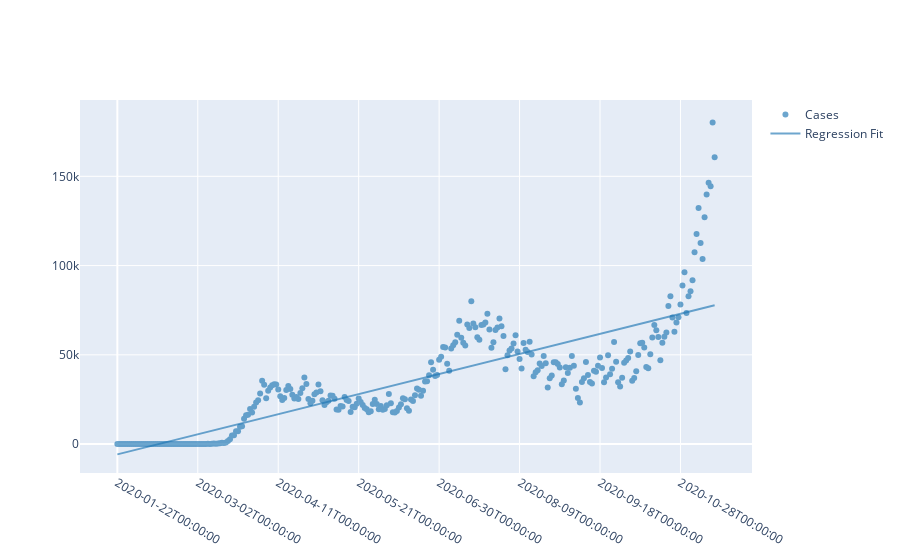

Notebook cell for this chart:
### Code cell
df = united_states_cases_
X = united_states_cases_.index.values.reshape(-1, 1)

# fitting the data
model = LinearRegression()
model.fit(X, df['Cases'])

x_range = np.linspace(X.min(), X.max(), 298)
y_range = model.predict(np.array(united_states_cases_.index).reshape(-1,1))

# Plot using plotly
fig = go.Figure()
cols = plotly.colors.DEFAULT_PLOTLY_COLORS

fig.add_trace(
    go.Scatter(
        x=df.index,
        y=df['Cases'],
        opacity=0.65,
        name="Cases",
        mode="markers",
        line=dict(width=2, color=cols[0]),
    ))
fig.add_trace(
    go.Scatter(
        x=x_range,
        y=y_range,
        opacity=0.65,
        name='Regression Fit',
        line=dict(width=2, color=cols[0]),
    ))
# Set custom x-axis labels
fig.update_xaxes(
    tickvals=df.index[0::40],
    ticktext=df['Date'][0::40],
)
fig.show()

# plot using mathlap
# plt.plot(X.squeeze(), df['Cases'], 'o')
# plt.plot(x_range.squeeze(), y_range);

### Figure 1 — Plotly figure (JSON) as saved in the notebook; plotly's stock layout.template omitted (floating-point values rounded to 4 significant figures; data arrays with more than 128 entries replaced by an {"elided": "..."} marker saying what was removed)
{"data": [{"line": {"color": "rgb(31, 119, 180)", "width": 2}, "mode": "markers", "name": "Cases", "opacity": 0.65, "type": "scatter", "x": {"elided": "298 int values"}, "y": {"elided": "298 int values"}}, {"line": {"color": "rgb(31, 119, 180)", "width": 2}, "name": "Regression Fit", "opacity": 0.65, "type": "scatter", "x": {"elided": "298 int values"}, "y": {"elided": "298 float values"}}], "layout": {"xaxis": {"ticktext": ["2020-01-22T00:00:00", "2020-03-02T00:00:00", "2020-04-11T00:00:00", "2020-05-21T00:00:00", "2020-06-30T00:00:00", "2020-08-09T00:00:00", "2020-09-18T00:00:00", "2020-10-28T00:00:00"], "tickvals": [0, 40, 80, 120, 160, 200, 240, 280]}}}
